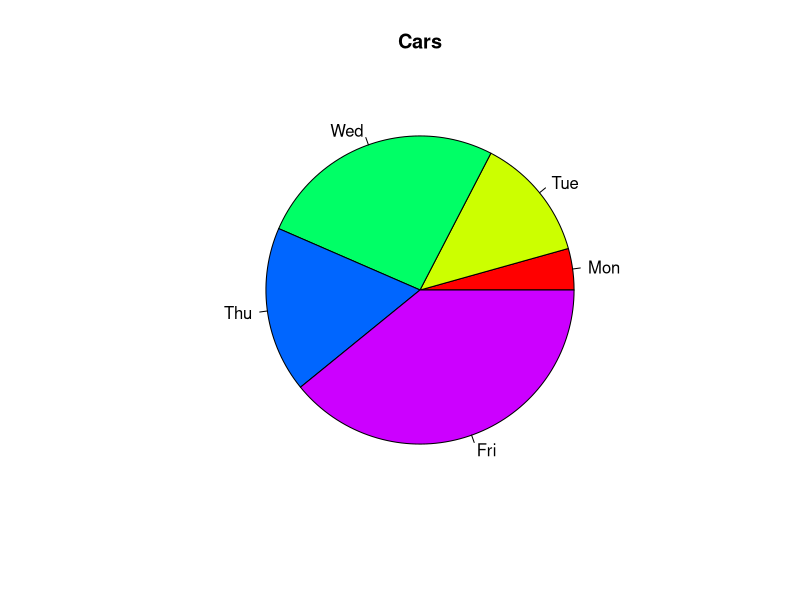
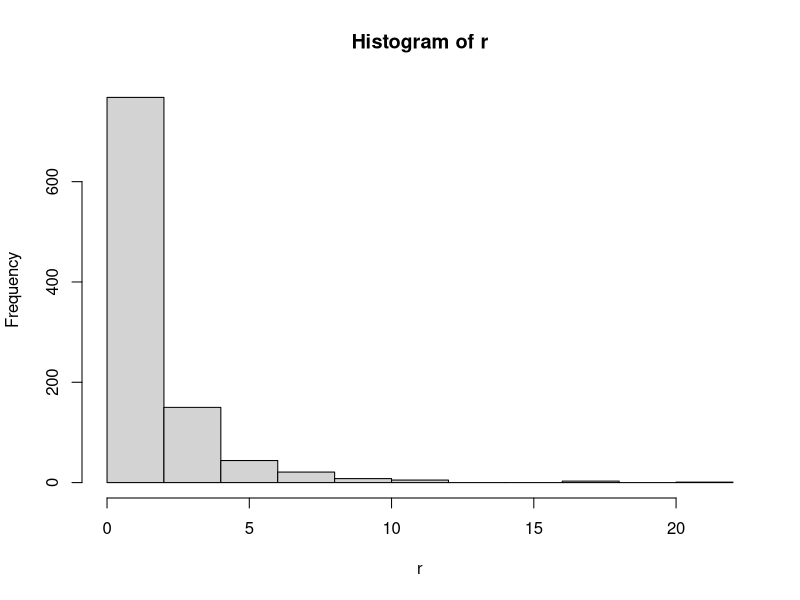

Recreate these plots in R, in order.
# Define cars vector with 5 values
cars <- c(1, 3, 6, 4, 9)
# Create a pie chart with defined heading and
# custom colors and labels
pie(cars, main="Cars", col=rainbow(length(cars)),
   labels=c("Mon","Tue","Wed","Thu","Fri"))
# Get a random log-normal distribution
r <- rlnorm(1000)

hist(r)